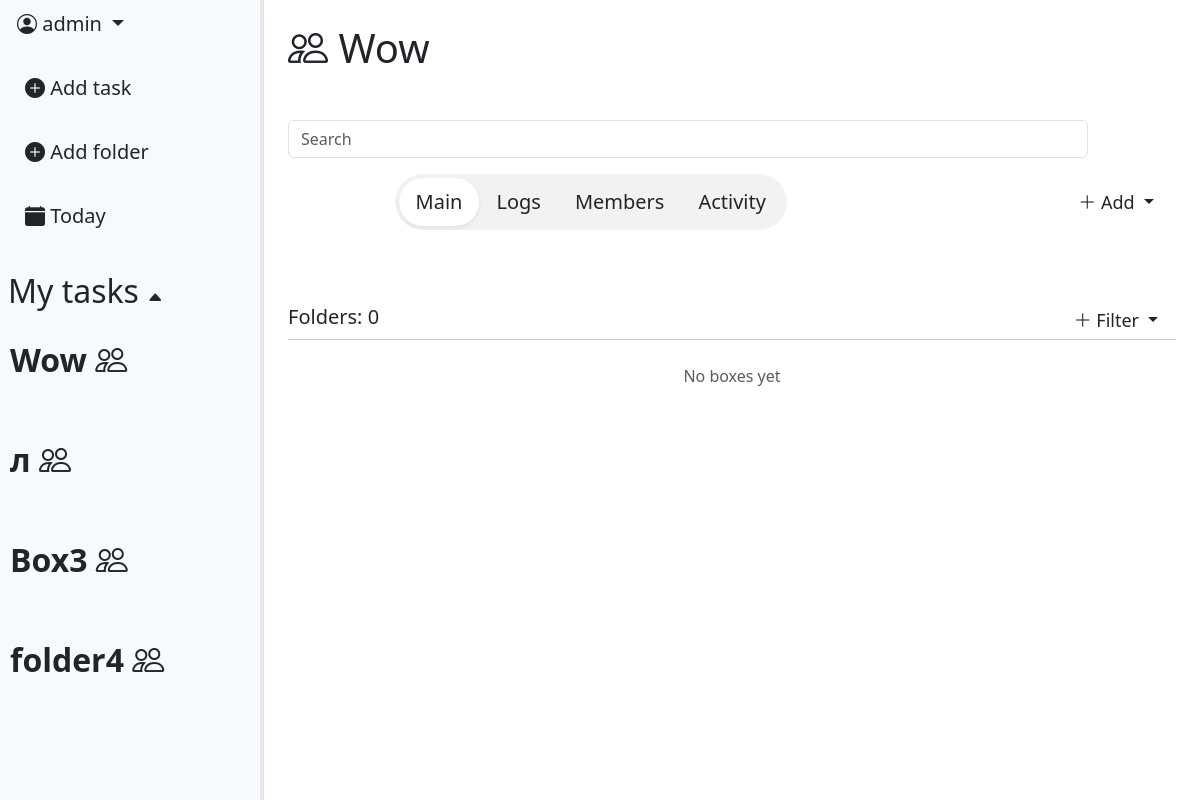
The app's page /workspace/10/ (signed in) with its own data.
### task_app/models.py (models this page shows, shortened)
class Workspace(models.Model):
    INVITE_PERMISSION = [
        ("owner_only", "Only owner"),
        ("owner_admin", "Owner & Admin"),
                ]
    WORKSPACE_SPACE = [
        ("one", "Just me"),
        ("two_five", "Group (2-5)"),
        ("six_fifteen", "Team (6-15)"),
    ]
    SPACE_LIMITS = {
        "one": 1,
        "two_five": 5,
        "six_fifteen": 15,
    }
    name = models.CharField(max_length=64)
    invite_role = models.CharField(max_length=16,
                                choices=INVITE_PERMISSION,
                                default='owner_admin')
    workspace_space = models.CharField(max_length=16, choices=WORKSPACE_SPACE, default='one')
    icon = models.ImageField(null=True, blank=True)
    created_at = models.DateTimeField(auto_now_add=True)
    owner = models.ForeignKey(User,
                            on_delete=models.CASCADE,
                            related_name='workspace_creator')

### workspace_app/views.py (the view, shortened to what this page needs)
# urls.py: path('workspace/<int:pk>/', views.WorkspaceDetailView.as_view(), name="workspace_detail"),
class WorkspaceDetailView(LoginRequiredMixin, DetailView):
    model = Workspace
    context_object_name = "workspace"
    template_name = "workspace/workspace_detail.html"
    def get_queryset(self):
        return Workspace.objects.filter(
            members__member=self.request.user
        )
    def get_context_data(self, **kwargs):
        context = super().get_context_data(**kwargs)
        context['tab'] = self.request.GET.get('tab', 'main')
        context['boxes'] = Box.objects.filter(
            workspace=self.object
        ).prefetch_related('folders')
        context['members'] = WorkspaceMember.objects.filter(
            workspace=self.object
        ).select_related('member')
        context['folders'] = Folder.objects.filter(
            creator=self.request.user,
            box__isnull=True
        )
        context['workspaces'] = Workspace.objects.filter(
            members__member=self.request.user
        )
        context['user_role'] = WorkspaceMember.objects.get(
            workspace=self.object,
            member=self.request.user
        ).role
        context["box_form"] = BoxForm()
        context["folders_count"] = Folder.objects.filter(workspace=self.object).count()
        context['task_form'] = TaskForm()
        context['folder_form'] = FolderForm()
        boxes_data = []
        context['boxes_json'] = json.dumps(boxes_data)
        return context

### workspace_app/forms.py
class BoxForm(forms.ModelForm):
    class Meta:
        model = Box
        fields = ["name", "color"]
    def __init__(self, *args, **kwargs):
        super(BoxForm, self).__init__(*args, **kwargs)
        self.fields['name'].widget.attrs.update({
            "class": "form-control noborder-input content-input",
            "placeholder" : "Name"
        })
        self.fields['color'].widget.attrs.update({
            "class": "form-control transparent-input",
            "placeholder" : "Color"
        })

### task_app/forms.py
class TaskForm(forms.ModelForm):
    class Meta:
        model = Task
        fields = ["title", "description", "priority", "due_date", "folder"]
        widgets = {
            'due_date': forms.TextInput(attrs={
            'class': 'form-control minimalist-date-picker',
            'placeholder': 'Select Due date',
            'autocomplete': 'off'
            })
        }
    def __init__(self, *args, **kwargs):
        current_folder = kwargs.pop('current_folder', None)
        super(TaskForm, self).__init__(*args, **kwargs)
        if current_folder:
            self.fields['folder'].initial = current_folder
        self.fields['title'].widget.attrs.update({
            "class": "form-control noborder-input title-input",
            "placeholder" : "Title"
        })
        self.fields['description'].widget.attrs.update({
            "class": "form-control noborder-input content-input",
            "placeholder" : "Content"
        })
        self.fields['priority'].widget.attrs.update({
            "class": "form-control transparent-input",
            "placeholder" : "Priority"
        })

### templates/workspace/workspace_detail.html (shortened to what this page needs)
{% extends 'base.html' %}
{% load static %}
{% load custom_tags %}
{% block content %}
    <div class="d-flex">
        {% include 'includes/leftbar.html' %}
        <div class="p-4" style="flex: 1 1 0; min-width: 0;">
            <h1><i class="bi bi-people"></i> {{workspace.name}}</h1>
            <br>
            <div class="mb-3 mt-3" style="max-width: 800px; max-height: 200px;">
                <input type="text" class="form-control" placeholder="Search">
            </div>
            <div class="d-flex align-items-center" style="margin-left: 12%;">
                <div class="d-inline-flex p-1 rounded-pill" style="background: rgba(0, 0, 0, 0.05);">
                    <a href="?tab=main"
                        class="btn btn-lg rounded-pill px-3 {% if tab == 'main' %}bg-white shadow-sm{% endif %}">
                        Main
                    </a>
                    <a href="?tab=logs"
                        class="btn btn-lg rounded-pill px-3 {% if tab == 'logs' %}bg-white shadow-sm{% endif %}">
                        Logs
                    </a>
                    <a href="?tab=members"
                        class="btn btn-lg rounded-pill px-3 {% if tab == 'members' %}bg-white shadow-sm{% endif %}">
                        Members
                    </a>
                    <a href="?tab=activity"
                        class="btn btn-lg rounded-pill px-3 {% if tab == 'activity' %}bg-white shadow-sm{% endif %}">
                        Activity
                    </a>
                </div>
                <div class="ms-auto">
                    {% if user_role == 'owner' or user_role == 'admin' %}
                        <div class="dropdown">
                            <button class="btn btn-sm dropdown-toggle custom_priorety_select_menu_lg"
                                type="button" data-bs-toggle="dropdown">
                                <i class="bi bi-plus-lg"></i> Add
                            </button>
                        </div>
                    {% elif user_role == 'member' %}
                        <button class="btn" data-bs-toggle="modal" data-bs-target="#AddBoxModal">
                            <i class="bi bi-plus-lg"></i> Add box
                        </button>
                    {% endif %}
                </div>
            </div>
            <br><br>
            {% if tab == 'main' %}
                {% include 'workspace/main_tab.html' %}
            {% elif tab == 'logs' %}
                <p>Logs content</p>
            {% elif tab == 'members' %}
                <p>Members contetn</p>
            {% elif tab == 'activity' %}
                <p>Activity content</p>
            {% endif %}
        </div>
    </div>
{% endblock %}

### templates/includes/leftbar.html (shortened to what this page needs)
<div id="leftbar" class="bg-light border-end d-flex flex-column" style="width: 22%; height: 100vh; position: relative; overflow: hidden;">
    <div class="flex-shrink-0">
        <div class="dropdown-center mb-3">
            <button class="btn btn-lg dropdown-toggle" type="button" data-bs-toggle="dropdown" aria-expanded="false">
                <i class="bi bi-person-circle"></i>  {{ user.username }}
            </button>
        </div>
        <div class="d-flex flex-column align-items-start gap-3 ps-2">
            <a class="btn btn-lg"
                data-bs-toggle="modal"
                data-bs-target="#TaskModal"
                data-workspace-id="{{ workspace.pk }}">
                <i class="bi bi-plus-circle-fill"></i> Add task
            </a>
            <a class="btn btn-lg"
                data-bs-toggle="modal"
                data-bs-target="#FolderModal"
                data-workspace-id="{{ workspace.pk }}">
                <i class="bi bi-plus-circle-fill"></i> Add folder
            </a>
            <a class="btn btn-lg" href="{% url 'tasks:task_list' %}">
                <i class="bi bi-calendar-fill"></i> Today
            </a>
        </div>
    </div>
    <br>
    <div class="ps-2 mt-2">
        <h2 id="folders-toggle" style="cursor: pointer; user-select: none;">
            My tasks <span id="folders-arrow" class="bi bi-caret-up-fill" style="font-size: 16px;"></span>
        </h2>
    </div>
    <div id="workspace_list" style="flex: 1 1 0; min-height: 0; overflow-y: auto; overflow-x: hidden; margin-right: 10px;">
        <div class="d-flex flex-column align-items-start gap-3 ps-0">
            {% for workspace in workspaces %}
                <div class="folder-row d-flex align-items-center justify-content-between p-2 rounded">
                    <a
                    href="{% url 'workspace:workspace_detail' workspace.pk %}"
                    class="btn btn-lg ps-0"
                    style="font-size: 32px; font-weight: 600;"
                    >
                    {{ workspace.name }}  <i class="bi bi-people"></i>
                    </a>
                </div>
            {% endfor %}
        </div>
    </div>
    <div id="leftbar-resizer"
        style="position: absolute;
            top: 0;right: 0; width: 3.5px; height: 100%;cursor: col-resize;
            z-index: 100;">
    </div>
</div>

### static/css/modal_style.css (style rules this page uses)
.folder-row { background-color: transparent; border-radius: 10px !important; border: 1px solid transparent; transition: all 0.2s ease-in-out; }
#leftbar-resizer { opacity: 0; transition: opacity 0.2s; background: #e6eaef; border-radius: 4px; }
.custom_priorety_select_menu_lg { font-size: 18px; border-radius: 12px; min-width: 120px; }

### records on screen
Workspace: name "Wow"
Workspace: name "л"
Workspace: name "Box3"
Workspace: name "folder4"

### other values on screen
{{ user.username }} "admin"
{{ folders_count }} "0"
